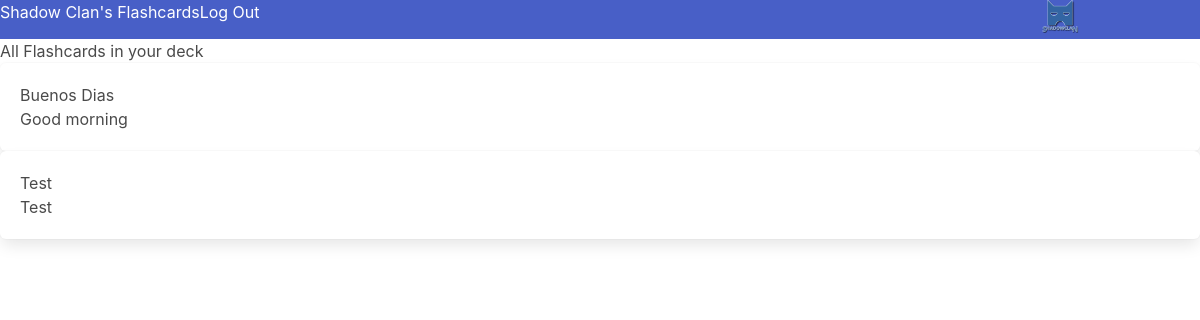
Page /decks/spanish/incorrect (signed in) on the earlier database version.
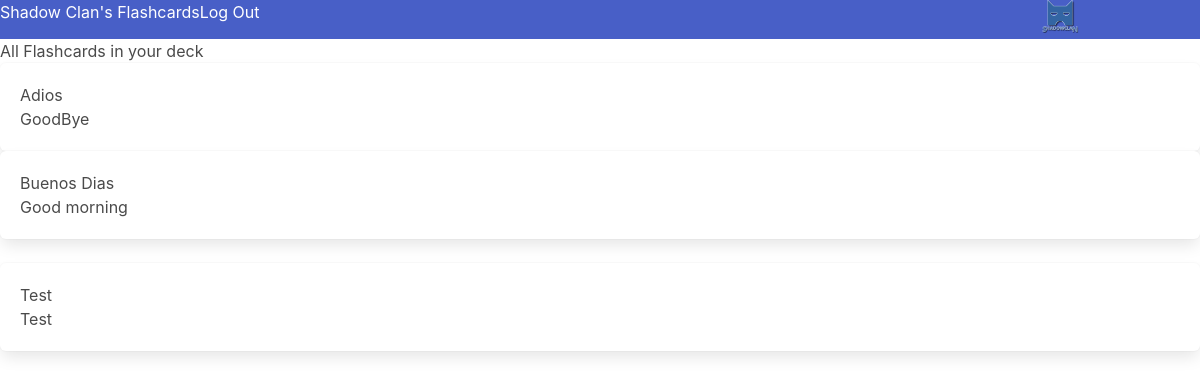
Same page on the later database version.
### flashcardsapp/models.py (models this page shows, shortened)
class FlashCard(models.Model):
    prompt = models.CharField(max_length=200)
    answer = models.CharField(max_length=1000)
    flashcard_deck = models.ForeignKey(
        Deck, on_delete=models.CASCADE, null=True, blank=True, related_name="flashcard_deck"
    )
    correct = models.BooleanField(default=True)
    missed = models.IntegerField(default=0)
    date = models.DateTimeField(auto_now_add=datetime.now)
    objects = models.Manager()

### flashcardsapp/views.py (the view)
@ login_required
def show_incorrect(request, slug):
    deck = get_object_or_404(Deck, slug=slug)
    flashcards = FlashCard.objects.all().filter(flashcard_deck_id=deck.id)
    return render(request, "show_incorrect.html", {"deck": deck, "flashcards": flashcards})

### templates/show_incorrect.html
{% extends "base.html" %}
{% load static %}
{% block content %}
<section>
    <div class="pb5"><h1>All Flashcards in your deck</h1></div>
    {% for flashcard in flashcards %}
    {% if flashcard.correct == False %}
    <div class="box w5 h-75 pb5 pt4">
        <p class="f3 lh-copy">{{ flashcard.prompt }} </p>
        <p>{{ flashcard.answer }} </p>
    </div>
</section>
{% endif %}
{% endfor %}
{% endblock content %}

Differences in the rows shown:
now on this page (row edited): FlashCard: prompt "Adios", answer "GoodBye"
